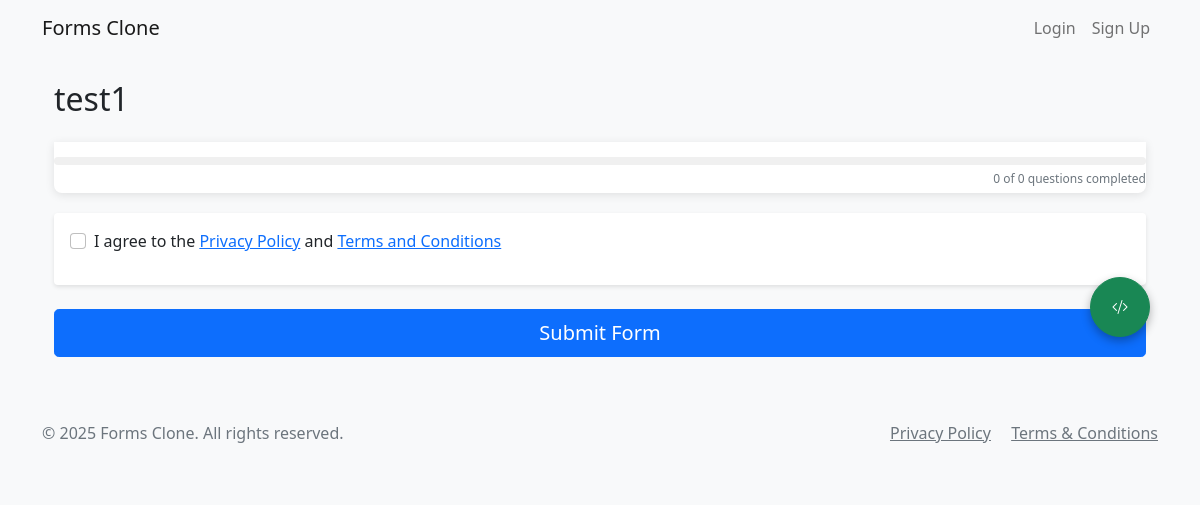
/form/76, run on an earlier commit of the app's database.
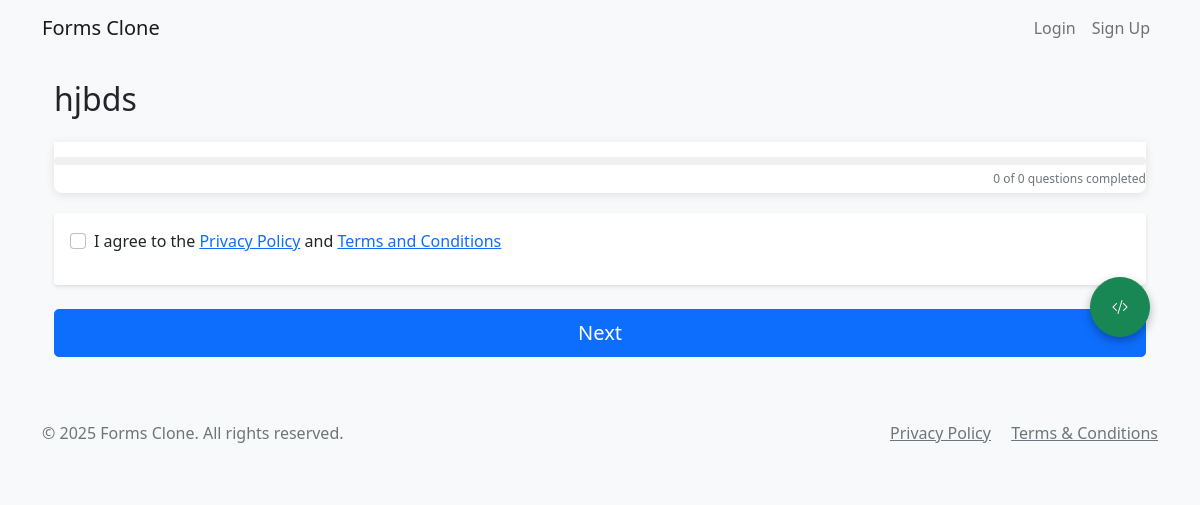
And on a later commit of the database.
### app.py (models this page shows)
class Form(db.Model):
    id = db.Column(db.Integer, primary_key=True)
    title = db.Column(db.String(200), nullable=False)
    description = db.Column(db.Text)
    score = db.Column(db.Integer, default=100)
    created_at = db.Column(db.DateTime, default=datetime.utcnow)
    user_id = db.Column(db.Integer, db.ForeignKey('user.id', name='fk_form_user'), nullable=False)
    company_id = db.Column(db.Integer, db.ForeignKey('company.id', name='fk_form_company'), nullable=True)
    questions = db.relationship('Question', backref='form', lazy=True, cascade='all, delete-orphan')
    responses = db.relationship('Response', backref='form', lazy=True, cascade='all, delete-orphan')
    is_closed = db.Column(db.Boolean, default=False)  # New field to track if the form is closed/expired
    requires_consent = db.Column(db.Boolean, default=True)  # Require privacy policy and terms consent
    is_quiz = db.Column(db.Boolean, default=False)  # Is this form a quiz?
    passing_score = db.Column(db.Integer, default=0)  # Passing score percentage
    show_score = db.Column(db.Boolean, default=True)  # Whether to show score to respondents
    merged_url = db.Column(db.String(255), nullable=True, default='')

### app.py (the view, shortened to what this page needs)
@app.route('/form/<int:form_id>')
def view_form(form_id):
    form = Form.query.get_or_404(form_id)
    subquestions = SubQuestion.query.join(Question).filter(Question.form_id == form_id).all()
    form.questions.sort(key=lambda q: q.order)
    if request.headers.get('X-Forwarded-Proto'):
        proto = request.headers.get('X-Forwarded-Proto')
    else:
        proto = 'https' if request.is_secure else 'http'
    host = request.host
    base_url = f"{proto}://{host}"
    embed_url = f"{base_url}/form/{form.id}/embed?embedded=true"
    iframe_code = f'<iframe src="{embed_url}" width="640" height="382" frameborder="0" marginheight="0" marginwidth="0">Loading…</iframe>'
    return render_template('view_form.html',
                         form=form,
                         subquestions=subquestions,
                         iframe_code=iframe_code,
                         embed_url=embed_url,
                         is_closed=form.is_closed,
                        )

### app.py (called while the page is built)
@app.context_processor
def inject_now():
    return {'now': datetime.now()}

@app.context_processor
def inject_csrf_token():
    return {'csrf_token': lambda: 'dummy_token'}

### templates/view_form.html (shortened to what this page needs)
{% extends "base.html" %}
{% block extra_css %}
<link rel="stylesheet" href="https://cdn.jsdelivr.net/npm/bootstrap-icons@1.7.2/font/bootstrap-icons.css">
{% endblock %}
{% block content %}
<div class="container mt-4">
  <h2 class="mb-3">{{ form.title }}</h2>
  <div class="progress-container">
    <div class="progress">
    </div>
    <div class="progress-text">
      <span id="questions-completed">0</span> of <span id="total-questions">{{ form.questions|length }}</span> questions completed
    </div>
  </div>
  <form id="response-form" method="POST" action="{{ url_for('submit_form', form_id=form.id) }}" {% if is_closed %}class="opacity-75"{% endif %} >
    {% if form.requires_consent and not is_closed %}
    <div class="card mb-4">
      <div class="card-body">
        <div class="form-check mb-3">
          <input class="form-check-input" type="checkbox" name="privacy_consent" id="privacy_consent" required>
          <label class="form-check-label" for="privacy_consent">
            I agree to the <a href="{{ url_for('form_privacy_policy', form_id=form.id) }}" target="_blank">Privacy Policy</a> and
            <a href="{{ url_for('form_terms_and_conditions', form_id=form.id) }}" target="_blank">Terms and Conditions</a>
          </label>
        </div>
      </div>
    </div>
    {% endif %}
   <div class="d-grid">
    <button type="submit" class="btn btn-primary btn-lg" {% if is_closed %}disabled{% endif %}>
        {% if form.merged_url %}
            Next
        {% else %}
            Submit Form
        {% endif %}
    </button>
</div>
  </form>
</div>
<button class="btn btn-success embed-button" id="embedButton" title="Get embed code">
  <i class="bi bi-code-slash"></i>
</button>
{% endblock %}
{% block extra_js %}
</body>
{% endblock %}

What changed in the data, as far as the page shows it:
changed Form: title "test1" → "hjbds"
Also different on the page:
text no longer shown: "Submit Form"
text now shown: "Next"
